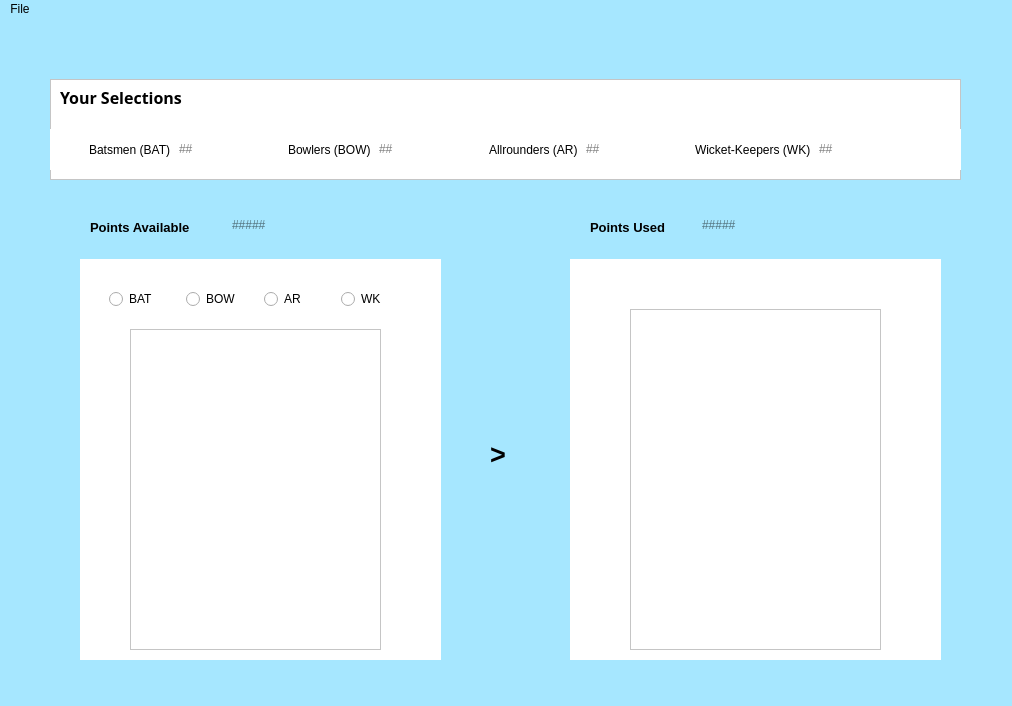
<?xml version="1.0" encoding="UTF-8"?>
<ui version="4.0">
 <class>MainWindow</class>
 <widget class="QMainWindow" name="MainWindow">
  <property name="geometry">
   <rect>
    <x>0</x>
    <y>0</y>
    <width>1012</width>
    <height>706</height>
   </rect>
  </property>
  <property name="windowTitle">
   <string>MainWindow</string>
  </property>
  <property name="styleSheet">
   <string notr="true">background-color: #a6e7ff;</string>
  </property>
  <widget class="QWidget" name="centralwidget">
   <widget class="QFrame" name="frame">
    <property name="geometry">
     <rect>
      <x>50</x>
      <y>60</y>
      <width>911</width>
      <height>101</height>
     </rect>
    </property>
    <property name="styleSheet">
     <string notr="true">background-color:white;</string>
    </property>
    <property name="frameShape">
     <enum>QFrame::StyledPanel</enum>
    </property>
    <property name="frameShadow">
     <enum>QFrame::Raised</enum>
    </property>
    <widget class="QWidget" name="horizontalLayoutWidget">
     <property name="geometry">
      <rect>
       <x>0</x>
       <y>50</y>
       <width>911</width>
       <height>41</height>
      </rect>
     </property>
     <layout class="QHBoxLayout" name="horizontalLayout">
      <item>
       <spacer name="horizontalSpacer">
        <property name="orientation">
         <enum>Qt::Horizontal</enum>
        </property>
        <property name="sizeHint" stdset="0">
         <size>
          <width>40</width>
          <height>20</height>
         </size>
        </property>
       </spacer>
      </item>
      <item>
       <widget class="QLabel" name="label">
        <property name="text">
         <string>Batsmen (BAT)</string>
        </property>
       </widget>
      </item>
      <item>
       <widget class="QLineEdit" name="le1">
        <property name="styleSheet">
         <string notr="true">border:none;</string>
        </property>
        <property name="placeholderText">
         <string>##</string>
        </property>
       </widget>
      </item>
      <item>
       <widget class="QLabel" name="label_2">
        <property name="text">
         <string>Bowlers (BOW)</string>
        </property>
       </widget>
      </item>
      <item>
       <widget class="QLineEdit" name="le2">
        <property name="styleSheet">
         <string notr="true">border:none;</string>
        </property>
        <property name="placeholderText">
         <string>##</string>
        </property>
       </widget>
      </item>
      <item>
       <widget class="QLabel" name="label_3">
        <property name="text">
         <string>Allrounders (AR)</string>
        </property>
       </widget>
      </item>
      <item>
       <widget class="QLineEdit" name="le3">
        <property name="styleSheet">
         <string notr="true">border:none;</string>
        </property>
        <property name="placeholderText">
         <string>##</string>
        </property>
       </widget>
      </item>
      <item>
       <widget class="QLabel" name="label_4">
        <property name="text">
         <string>Wicket-Keepers (WK)</string>
        </property>
       </widget>
      </item>
      <item>
       <widget class="QLineEdit" name="le4">
        <property name="styleSheet">
         <string notr="true">border:none;</string>
        </property>
        <property name="placeholderText">
         <string>##</string>
        </property>
       </widget>
      </item>
      <item>
       <spacer name="horizontalSpacer_2">
        <property name="orientation">
         <enum>Qt::Horizontal</enum>
        </property>
        <property name="sizeHint" stdset="0">
         <size>
          <width>40</width>
          <height>20</height>
         </size>
        </property>
       </spacer>
      </item>
     </layout>
    </widget>
    <widget class="QLabel" name="label_5">
     <property name="geometry">
      <rect>
       <x>10</x>
       <y>10</y>
       <width>171</width>
       <height>16</height>
      </rect>
     </property>
     <property name="font">
      <font>
       <family>Bahnschrift SemiBold</family>
       <pointsize>12</pointsize>
       <weight>75</weight>
       <bold>true</bold>
      </font>
     </property>
     <property name="text">
      <string>Your Selections</string>
     </property>
    </widget>
   </widget>
   <widget class="QLabel" name="label_6">
    <property name="geometry">
     <rect>
      <x>490</x>
      <y>410</y>
      <width>55</width>
      <height>51</height>
     </rect>
    </property>
    <property name="font">
     <font>
      <pointsize>20</pointsize>
      <weight>75</weight>
      <bold>true</bold>
     </font>
    </property>
    <property name="text">
     <string>&gt;</string>
    </property>
   </widget>
   <widget class="QLabel" name="label_7">
    <property name="geometry">
     <rect>
      <x>90</x>
      <y>200</y>
      <width>131</width>
      <height>16</height>
     </rect>
    </property>
    <property name="font">
     <font>
      <family>Arial</family>
      <pointsize>10</pointsize>
      <weight>75</weight>
      <bold>true</bold>
     </font>
    </property>
    <property name="text">
     <string>Points Available</string>
    </property>
   </widget>
   <widget class="QLabel" name="label_8">
    <property name="geometry">
     <rect>
      <x>590</x>
      <y>200</y>
      <width>101</width>
      <height>16</height>
     </rect>
    </property>
    <property name="font">
     <font>
      <family>Arial</family>
      <pointsize>10</pointsize>
      <weight>75</weight>
      <bold>true</bold>
     </font>
    </property>
    <property name="text">
     <string>Points Used</string>
    </property>
   </widget>
   <widget class="QLineEdit" name="le5">
    <property name="geometry">
     <rect>
      <x>230</x>
      <y>190</y>
      <width>113</width>
      <height>31</height>
     </rect>
    </property>
    <property name="styleSheet">
     <string notr="true">border:none;</string>
    </property>
    <property name="placeholderText">
     <string>#####</string>
    </property>
   </widget>
   <widget class="QLineEdit" name="le6">
    <property name="geometry">
     <rect>
      <x>700</x>
      <y>190</y>
      <width>113</width>
      <height>31</height>
     </rect>
    </property>
    <property name="styleSheet">
     <string notr="true">border:none;</string>
    </property>
    <property name="placeholderText">
     <string>#####</string>
    </property>
   </widget>
   <widget class="QFrame" name="horizontalFrame_2">
    <property name="geometry">
     <rect>
      <x>100</x>
      <y>260</y>
      <width>321</width>
      <height>41</height>
     </rect>
    </property>
    <property name="styleSheet">
     <string notr="true">background-color:white;</string>
    </property>
    <layout class="QHBoxLayout" name="horizontalLayout_2">
     <item>
      <widget class="QRadioButton" name="rb1">
       <property name="styleSheet">
        <string notr="true">background-color:white;
</string>
       </property>
       <property name="text">
        <string>BAT</string>
       </property>
      </widget>
     </item>
     <item>
      <widget class="QRadioButton" name="rb2">
       <property name="styleSheet">
        <string notr="true">background-color:white;
</string>
       </property>
       <property name="text">
        <string>BOW</string>
       </property>
      </widget>
     </item>
     <item>
      <widget class="QRadioButton" name="rb3">
       <property name="styleSheet">
        <string notr="true">background-color:white;
</string>
       </property>
       <property name="text">
        <string>AR</string>
       </property>
      </widget>
     </item>
     <item>
      <widget class="QRadioButton" name="rb4">
       <property name="styleSheet">
        <string notr="true">background-color:white;
</string>
       </property>
       <property name="text">
        <string>WK</string>
       </property>
      </widget>
     </item>
    </layout>
   </widget>
   <widget class="QWidget" name="widget" native="true">
    <property name="geometry">
     <rect>
      <x>80</x>
      <y>240</y>
      <width>361</width>
      <height>401</height>
     </rect>
    </property>
    <property name="styleSheet">
     <string notr="true">background-color:white;</string>
    </property>
    <widget class="QListWidget" name="list1">
     <property name="geometry">
      <rect>
       <x>50</x>
       <y>70</y>
       <width>251</width>
       <height>321</height>
      </rect>
     </property>
     <property name="styleSheet">
      <string notr="true">background-color:white;</string>
     </property>
    </widget>
   </widget>
   <widget class="QWidget" name="widget_2" native="true">
    <property name="geometry">
     <rect>
      <x>570</x>
      <y>240</y>
      <width>371</width>
      <height>401</height>
     </rect>
    </property>
    <property name="styleSheet">
     <string notr="true">background-color:white;</string>
    </property>
    <widget class="QListWidget" name="list2">
     <property name="geometry">
      <rect>
       <x>60</x>
       <y>50</y>
       <width>251</width>
       <height>341</height>
      </rect>
     </property>
     <property name="styleSheet">
      <string notr="true">background-color:white;</string>
     </property>
    </widget>
   </widget>
   <widget class="QLabel" name="label_9">
    <property name="geometry">
     <rect>
      <x>754</x>
      <y>260</y>
      <width>85</width>
      <height>16</height>
     </rect>
    </property>
    <property name="styleSheet">
     <string notr="true">background-color:white;</string>
    </property>
    <property name="text">
     <string>Displayed Here</string>
    </property>
   </widget>
   <widget class="QLabel" name="label_10">
    <property name="geometry">
     <rect>
      <x>670</x>
      <y>260</y>
      <width>70</width>
      <height>16</height>
     </rect>
    </property>
    <property name="styleSheet">
     <string notr="true">background-color:white;
</string>
    </property>
    <property name="text">
     <string>Team Name</string>
    </property>
   </widget>
   <zorder>label_9</zorder>
   <zorder>label_10</zorder>
   <zorder>widget_2</zorder>
   <zorder>widget</zorder>
   <zorder>frame</zorder>
   <zorder>label_6</zorder>
   <zorder>label_7</zorder>
   <zorder>label_8</zorder>
   <zorder>le5</zorder>
   <zorder>le6</zorder>
   <zorder>horizontalFrame_2</zorder>
  </widget>
  <widget class="QMenuBar" name="menubar">
   <property name="geometry">
    <rect>
     <x>0</x>
     <y>0</y>
     <width>1012</width>
     <height>26</height>
    </rect>
   </property>
   <widget class="QMenu" name="menuFile">
    <property name="title">
     <string>File</string>
    </property>
    <addaction name="actionNEW_Team"/>
    <addaction name="actionOPEN_Team"/>
    <addaction name="actionSAVE_Team"/>
    <addaction name="actionEVALUATE_Team"/>
   </widget>
   <addaction name="menuFile"/>
  </widget>
  <widget class="QStatusBar" name="statusbar"/>
  <action name="actionNEW_Team">
   <property name="text">
    <string>NEW Team</string>
   </property>
  </action>
  <action name="actionOPEN_Team">
   <property name="text">
    <string>OPEN Team</string>
   </property>
  </action>
  <action name="actionSAVE_Team">
   <property name="text">
    <string>SAVE Team</string>
   </property>
   <property name="shortcut">
    <string>Ctrl+S</string>
   </property>
  </action>
  <action name="actionEVALUATE_Team">
   <property name="text">
    <string>EVALUATE Team</string>
   </property>
  </action>
 </widget>
 <resources/>
 <connections/>
</ui>
